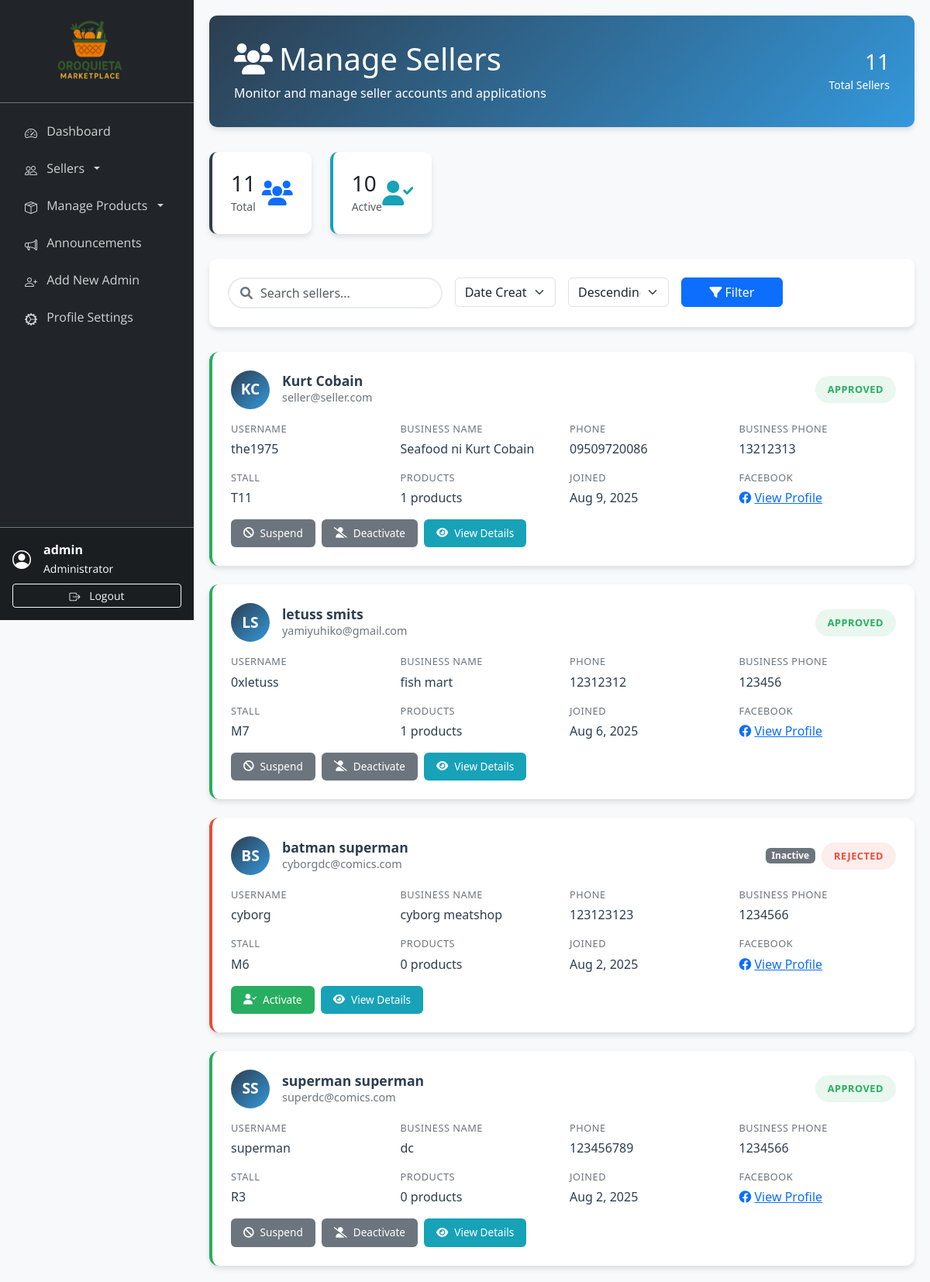
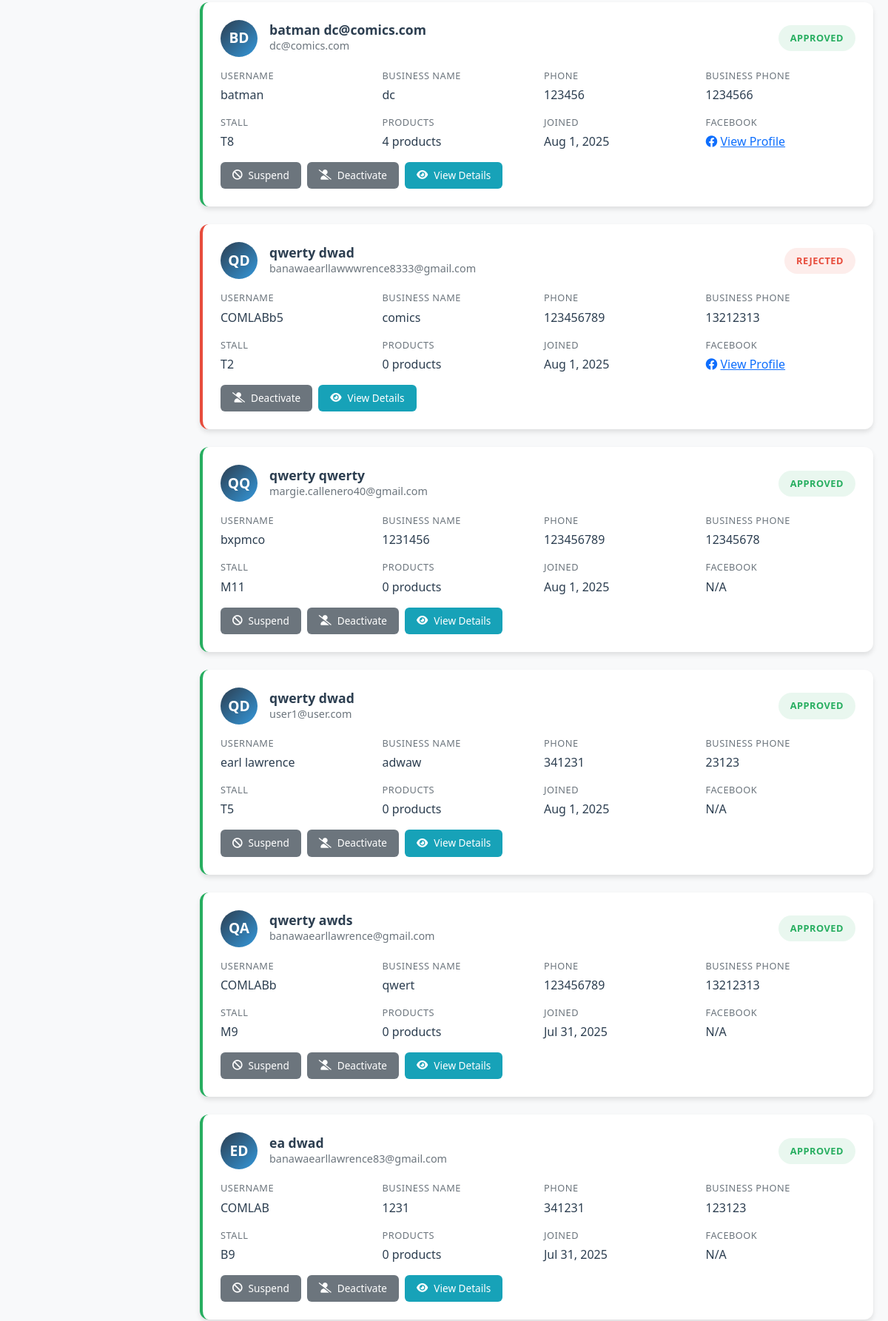
The page /admin/manage_sellers.php (signed in, upper part) on the database its author committed (2 pictures, top to bottom).
### tables this page shows
CREATE TABLE `sellers` (
  `id` int(11) NOT NULL,
  `username` varchar(50) NOT NULL,
  `email` varchar(100) NOT NULL,
  `password` varchar(255) NOT NULL,
  `first_name` varchar(50) DEFAULT NULL,
  `last_name` varchar(50) DEFAULT NULL,
  `phone` varchar(20) DEFAULT NULL,
  `address` text DEFAULT NULL,
  `profile_image` varchar(255) DEFAULT NULL,
  `facebook_url` varchar(255) DEFAULT NULL,
  `is_active` tinyint(1) DEFAULT 1,
  `status` enum('pending','approved','rejected','suspended') DEFAULT 'pending',
  `created_at` timestamp NOT NULL DEFAULT current_timestamp(),
  `updated_at` timestamp NOT NULL DEFAULT current_timestamp() ON UPDATE current_timestamp()
);

### admin/manage_sellers.php (the view, shortened to what this page needs)
<?php
require_once '../includes/db_connect.php';
$search_query = $_GET['search'] ?? '';
$sort_by = $_GET['sort'] ?? 'created_at';
$sort_order = $_GET['order'] ?? 'DESC';
$where_conditions = [];
$params = [];
$where_clause = !empty($where_conditions) ? 'WHERE ' . implode(' AND ', $where_conditions) : '';
$valid_sorts = ['created_at', 'username', 'status', 'first_name', 'last_name'];
$sort_by = in_array($sort_by, $valid_sorts) ? $sort_by : 'created_at';
$sort_order = in_array(strtoupper($sort_order), ['ASC', 'DESC']) ? strtoupper($sort_order) : 'DESC';
$query = "
    SELECT
        s.*,
        sa.business_name,
        sa.business_phone,
        sa.selected_stall,
        st.stall_number,
        (SELECT COUNT(*) FROM products p WHERE p.seller_id = s.id) as product_count
    FROM sellers s
    LEFT JOIN seller_applications sa ON s.id = sa.seller_id
    LEFT JOIN stalls st ON sa.selected_stall = st.stall_number
    {$where_clause}
    ORDER BY s.{$sort_by} {$sort_order}
";
$stmt = $pdo->prepare($query);
$stmt->execute($params);
$sellers = $stmt->fetchAll(PDO::FETCH_ASSOC);
$stats_query = "
    SELECT
        COUNT(*) as total,
        SUM(CASE WHEN is_active = 1 THEN 1 ELSE 0 END) as active
    FROM sellers
";
$stats_stmt = $pdo->query($stats_query);
$stats = $stats_stmt->fetch(PDO::FETCH_ASSOC);
?>
<!DOCTYPE html>
<html lang="en">
<head>
    <link href="https://cdn.jsdelivr.net/npm/bootstrap@5.3.0/dist/css/bootstrap.min.css" rel="stylesheet">
    <link href="https://cdnjs.cloudflare.com/ajax/libs/font-awesome/6.0.0/css/all.min.css" rel="stylesheet">
    <link href="https://cdn.jsdelivr.net/npm/bootstrap-icons@1.10.0/font/bootstrap-icons.css" rel="stylesheet">
</head>
<body>
    <?php include 'sidebar.php'; ?>
    <div class="main-content">
        <div class="page-header">
            <div class="d-flex justify-content-between align-items-center">
                <div>
                    <h1 class="mb-2"><i class="fas fa-users me-2"></i>Manage Sellers</h1>
                    <p class="mb-0">Monitor and manage seller accounts and applications</p>
                </div>
                <div class="text-end">
                    <h3 class="mb-0"><?php echo $stats['total']; ?></h3>
                    <small>Total Sellers</small>
                </div>
            </div>
        </div>
        <div class="row stats-row">
            <div class="col-md-2">
                <div class="stat-card">
                    <div class="d-flex justify-content-between align-items-center">
                        <div>
                            <h3 class="mb-0"><?php echo $stats['total']; ?></h3>
                            <small class="text-muted">Total</small>
                        </div>
                        <i class="fas fa-users fa-2x text-primary"></i>
                    </div>
                </div>
            </div>
            <div class="col-md-2">
                <div class="stat-card active">
                    <div class="d-flex justify-content-between align-items-center">
                        <div>
                            <h3 class="mb-0"><?php echo $stats['active']; ?></h3>
                            <small class="text-muted">Active</small>
                        </div>
                        <i class="fas fa-user-check fa-2x" style="color: var(--info-color);"></i>
                    </div>
                </div>
            </div>
        </div>
        <div class="filters-card">
            <form method="GET" class="row g-3">
                <div class="col-md-4">
                    <div class="search-box">
                        <i class="fas fa-search"></i>
                        <input type="text" class="form-control" name="search" placeholder="Search sellers..."
                            value="<?php echo htmlspecialchars($search_query); ?>">
                    </div>
                </div>
                <div class="col-md-2">
                    <select class="form-select" name="sort">
                        <option value="created_at" <?php echo $sort_by === 'created_at' ? 'selected' : ''; ?>>Date Created
                        </option>
                    </select>
                </div>
                <div class="col-md-2">
                    <select class="form-select" name="order">
                        <option value="DESC" <?php echo $sort_order === 'DESC' ? 'selected' : ''; ?>>Descending</option>
                    </select>
                </div>
                <div class="col-md-2">
                    <button type="submit" class="btn btn-primary w-100">
                        <i class="fas fa-filter me-1"></i>Filter
                    </button>
                </div>
            </form>
        </div>
        <div class="sellers-container">
            <?php if (empty($sellers)): ?>
                <div class="empty-state">
                    <i class="fas fa-users"></i>
                    <h3>No sellers found</h3>
                    <p>No sellers match your current filters.</p>
                </div>
            <?php else: ?>
                <?php foreach ($sellers as $seller): ?>
                    <div class="seller-card <?php echo $seller['status']; ?>">
                        <div class="seller-header">
                            <div class="d-flex align-items-center flex-grow-1">
                                <div class="seller-avatar">
                                    <?php
                                    $initials = strtoupper(substr($seller['first_name'] ?: $seller['username'], 0, 1) .
                                        substr($seller['last_name'] ?: '', 0, 1));
                                    echo $initials;
                                    ?>
                                </div>
                                <div class="seller-info">
                                    <h5 class="seller-name">
                                        <?php echo htmlspecialchars($seller['first_name'] . ' ' . $seller['last_name']) ?: htmlspecialchars($seller['username']); ?>
                                    </h5>
                                    <p class="seller-email"><?php echo htmlspecialchars($seller['email']); ?></p>
                                </div>
                            </div>
                            <div class="d-flex align-items-center gap-2">
                                <?php if (!$seller['is_active']): ?>
                                    <span class="badge bg-secondary">Inactive</span>
                                <?php endif; ?>
                                <span class="status-badge status-<?php echo $seller['status']; ?>">
                                    <?php echo ucfirst($seller['status']); ?>
                                </span>
                            </div>
                        </div>
                        <div class="seller-details">
                            <div class="detail-item">
                                <span class="detail-label">Username</span>
                                <span class="detail-value"><?php echo htmlspecialchars($seller['username']); ?></span>
                            </div>
                            <div class="detail-item">
                                <span class="detail-label">Business Name</span>
                                <span
                                    class="detail-value"><?php echo htmlspecialchars($seller['business_name'] ?: 'N/A'); ?></span>
                            </div>
                            <div class="detail-item">
                                <span class="detail-label">Phone</span>
                                <span class="detail-value"><?php echo htmlspecialchars($seller['phone'] ?: 'N/A'); ?></span>
                            </div>
                            <div class="detail-item">
                                <span class="detail-label">Business Phone</span>
                                <span
                                    class="detail-value"><?php echo htmlspecialchars($seller['business_phone'] ?: 'N/A'); ?></span>
                            </div>
                            <div class="detail-item">
                                <span class="detail-label">Stall</span>
                                <span
                                    class="detail-value"><?php echo htmlspecialchars($seller['selected_stall'] ?: 'Not assigned'); ?></span>
                            </div>
                            <div class="detail-item">
                                <span class="detail-label">Products</span>
                                <span class="detail-value"><?php echo $seller['product_count']; ?> products</span>
                            </div>
                            <div class="detail-item">
                                <span class="detail-label">Joined</span>
                                <span
                                    class="detail-value"><?php echo date('M j, Y', strtotime($seller['created_at'])); ?></span>
                            </div>
                            <div class="detail-item">
                                <span class="detail-label">Facebook</span>
                                <span class="detail-value">
                                    <?php if ($seller['facebook_url']): ?>
                                        <a href="<?php echo htmlspecialchars($seller['facebook_url']); ?>" target="_blank"
                                            class="text-primary">
                                            <i class="fab fa-facebook me-1"></i>View Profile
                                        </a>
                                    <?php else: ?>
                                        N/A
                                    <?php endif; ?>
                                </span>
                            </div>
                        </div>
                        <div class="action-buttons">
                            <?php if ($seller['status'] === 'approved'): ?>
                                <button type="button" class="btn-action btn-suspend"
                                    onclick="showSuspendModal(<?php echo $seller['id']; ?>)">
                                    <i class="fas fa-ban"></i>Suspend
                                </button>
                            <?php endif; ?>
                            <?php if ($seller['is_active']): ?>
                                <button type="button" class="btn-action btn-suspend"
                                    onclick="showDeactivateModal(<?php echo $seller['id']; ?>)">
                                    <i class="fas fa-user-slash"></i>Deactivate
                                </button>
                            <?php else: ?>
                                <button type="button" class="btn-action btn-approve"
                                    onclick="showActivateModal(<?php echo $seller['id']; ?>)">
                                    <i class="fas fa-user-check"></i>Activate
                                </button>
                            <?php endif; ?>
                            <button type="button" class="btn-action btn-view"
                                onclick="viewSellerDetails(<?php echo $seller['id']; ?>)">
                                <i class="fas fa-eye"></i>View Details
                            </button>
                        </div>
                    </div>
                <?php endforeach; ?>
            <?php endif; ?>
        </div>
    </div>
</body>
</html>

### admin/manage_sellers.php (style rules this page uses)
:root { --primary-color: #2c3e50; --secondary-color: #3498db; --success-color: #27ae60; --warning-color: #f39c12; --danger-color: #e74c3c; --info-color: #17a2b8; --light-bg: #f8f9fa; --card-shadow: 0 4px 6px rgba(0, 0, 0, 0.1); }
body { background-color: var(--light-bg); font-family: 'Segoe UI', Tahoma, Geneva, Verdana, sans-serif; }
.main-content { margin-left: 250px; padding: 20px; transition: margin-left 0.3s ease; }
.page-header { background: linear-gradient(135deg, var(--primary-color), var(--secondary-color)); color: white; padding: 2rem; border-radius: 10px; margin-bottom: 2rem; box-shadow: var(--card-shadow); }
.stats-row { margin-bottom: 2rem; }
.stat-card { background: white; border-radius: 10px; padding: 1.5rem; box-shadow: var(--card-shadow); border-left: 4px solid var(--primary-color); transition: transform 0.2s ease, box-shadow 0.2s ease; }
.stat-card.active { border-left-color: var(--info-color); }
.filters-card { background: white; border-radius: 10px; padding: 1.5rem; margin-bottom: 2rem; box-shadow: var(--card-shadow); }
.seller-card { background: white; border-radius: 12px; padding: 1.5rem; margin-bottom: 1.5rem; box-shadow: var(--card-shadow); transition: transform 0.2s ease, box-shadow 0.2s ease; border-left: 4px solid #dee2e6; }
.seller-card.approved { border-left-color: var(--success-color); }
.seller-card.rejected { border-left-color: var(--danger-color); }
.seller-header { display: flex; justify-content: space-between; align-items: center; margin-bottom: 1rem; flex-wrap: wrap; }
.seller-avatar { width: 50px; height: 50px; border-radius: 50%; background: linear-gradient(135deg, var(--primary-color), var(--secondary-color)); display: flex; align-items: center; justify-content: center; color: white; font-weight: bold; font-size: 1.2rem; }
.seller-info { flex: 1; margin-left: 1rem; }
.seller-name { font-size: 1.1rem; font-weight: 600; color: var(--primary-color); margin: 0; }
.seller-email { color: #6c757d; font-size: 0.9rem; margin: 0; }
.status-badge { padding: 0.5rem 1rem; border-radius: 20px; font-size: 0.8rem; font-weight: 600; text-transform: uppercase; letter-spacing: 0.5px; }
.status-approved { background-color: rgba(39, 174, 96, 0.1); color: var(--success-color); }
.status-rejected { background-color: rgba(231, 76, 60, 0.1); color: var(--danger-color); }
.seller-details { display: grid; grid-template-columns: repeat(auto-fit, minmax(200px, 1fr)); gap: 1rem; margin: 1rem 0; }
.detail-item { display: flex; flex-direction: column; }
.detail-label { font-size: 0.8rem; color: #6c757d; text-transform: uppercase; letter-spacing: 0.5px; margin-bottom: 0.25rem; }
.detail-value { font-weight: 500; color: var(--primary-color); }
.action-buttons { display: flex; gap: 0.5rem; flex-wrap: wrap; margin-top: 1rem; }
.btn-action { padding: 0.5rem 1rem; border-radius: 6px; border: none; font-size: 0.85rem; font-weight: 500; cursor: pointer; transition: all 0.2s ease; display: inline-flex; align-items: center; gap: 0.5rem; text-decoration: none; }
.btn-approve { background-color: var(--success-color); color: white; }
.btn-suspend { background-color: #6c757d; color: white; }
.btn-view { background-color: var(--info-color); color: white; }
.search-box { position: relative; }
.search-box .form-control { padding-left: 2.5rem; border-radius: 25px; border: 2px solid #e9ecef; transition: border-color 0.3s ease; }
.search-box i { position: absolute; left: 1rem; top: 50%; transform: translateY(-50%); color: #6c757d; }

### admin/sidebar.php (style rules this page uses)
:root { --primary-color: #2c3e50; --secondary-color: #3498db; }

### rows shown on the page
sellers: initials "KC", first_name+last_name "Kurt Cobain", email "seller@seller.com", status "APPROVED", username "the1975", business_name "Seafood ni Kurt Cobain", phone "09509720086", business_phone "13212313", selected_stall "T11", product_count "1", created_at "Aug 9, 2025"
sellers: initials "LS", first_name+last_name "letuss smits", email "yamiyuhiko@gmail.com", status "APPROVED", username "0xletuss", business_name "fish mart", phone "12312312", business_phone "123456", selected_stall "M7", product_count "1", created_at "Aug 6, 2025"
sellers: initials "BS", first_name+last_name "batman superman", email "cyborgdc@comics.com", is_active "Inactive", status "REJECTED", username "cyborg", business_name "cyborg meatshop", phone "123123123", business_phone "1234566", selected_stall "M6", product_count "0", created_at "Aug 2, 2025"
sellers: initials "SS", first_name+last_name "superman superman", email "superdc@comics.com", status "APPROVED", username "superman", business_name "dc", phone "123456789", business_phone "1234566", selected_stall "R3", product_count "0", created_at "Aug 2, 2025"
sellers: initials "BD", first_name+last_name "batman dc@comics.com", email "dc@comics.com", status "APPROVED", username "batman", business_name "dc", phone "123456", business_phone "1234566", selected_stall "T8", product_count "4", created_at "Aug 1, 2025"
sellers: initials "QD", first_name+last_name "qwerty dwad", email "banawaearllawwwrence8333@gmail.com", status "REJECTED", username "COMLABb5", business_name "comics", phone "123456789", business_phone "13212313", selected_stall "T2", product_count "0", created_at "Aug 1, 2025"
sellers: initials "QQ", first_name+last_name "qwerty qwerty", email "margie.callenero40@gmail.com", status "APPROVED", username "bxpmco", business_name "1231456", phone "123456789", business_phone "12345678", selected_stall "M11", product_count "0", created_at "Aug 1, 2025", facebook_url "N/A"
sellers: initials "QD", first_name+last_name "qwerty dwad", email "user1@user.com", status "APPROVED", username "earl lawrence", business_name "adwaw", phone "341231", business_phone "23123", selected_stall "T5", product_count "0", created_at "Aug 1, 2025", facebook_url "N/A"
sellers: initials "QA", first_name+last_name "qwerty awds", email "banawaearllawrence@gmail.com", status "APPROVED", username "COMLABb", business_name "qwert", phone "123456789", business_phone "13212313", selected_stall "M9", product_count "0", created_at "Jul 31, 2025", facebook_url "N/A"
sellers: initials "ED", first_name+last_name "ea dwad", email "banawaearllawrence83@gmail.com", status "APPROVED", username "COMLAB", business_name "1231", phone "341231", business_phone "123123", selected_stall "B9", product_count "0", created_at "Jul 31, 2025", facebook_url "N/A"

### other values the page prints
$_SESSION['username'] "admin"
$stats['total'] "11"
$stats['active'] "10"
